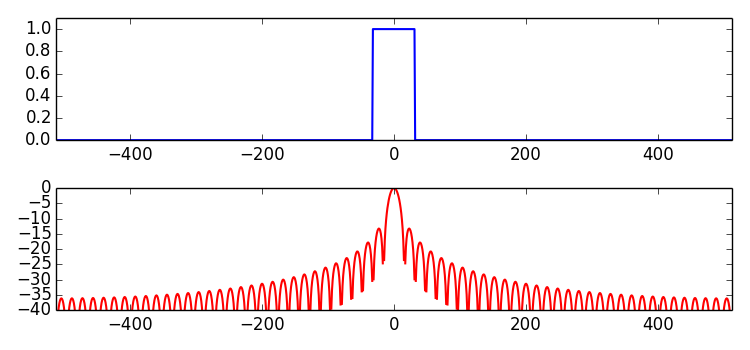

The Python source for this figure:
import matplotlib.pyplot as plt
import numpy as np
from scipy.fftpack import fft

M = 64
N = 1024
hN = N/2     
hM = M/2
fftbuffer = np.zeros(N)
mX1 = np.zeros(N)

plt.figure(1, figsize=(7.5, 3.5))
fftbuffer[hN-hM:hN+hM]=np.ones(M)
plt.subplot(2,1,1)
plt.plot(np.arange(-hN, hN), fftbuffer, 'b', lw=1.5)
plt.axis([-hN, hN, 0, 1.1])


X = fft(fftbuffer)
mX = 20*np.log10(abs(X)) 
mX1[:hN] = mX[hN:]
mX1[N-hN:] = mX[:hN]      

plt.subplot(2,1,2)
plt.plot(np.arange(-hN, hN), mX1-max(mX), 'r', lw=1.5)
plt.axis([-hN,hN,-40,0])

plt.tight_layout()
plt.savefig('rectangular-2.png')
plt.show()
